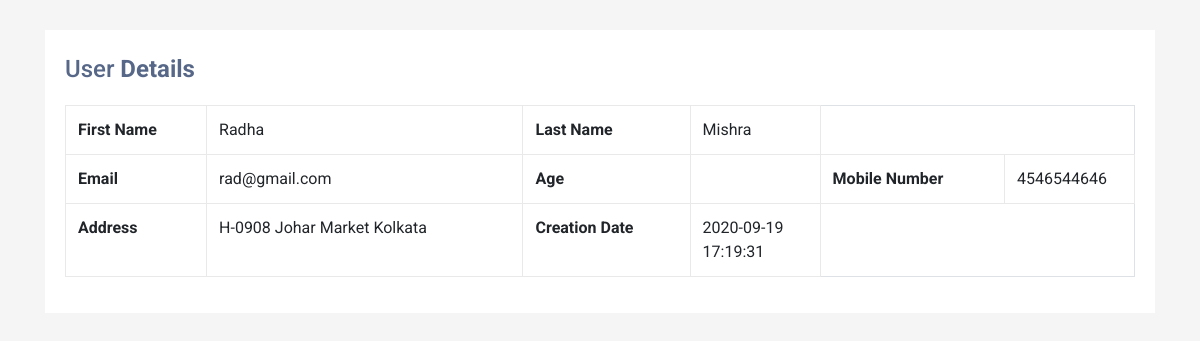
The app's page /read.php?viewid=1 with its own data.
### tables this page shows
CREATE TABLE `tblusers` (
  `ID` int(10) NOT NULL,
  `FirstName` varchar(200) DEFAULT NULL,
  `LastName` varchar(200) DEFAULT NULL,
  `MobileNumber` bigint(10) DEFAULT NULL,
  `Email` varchar(200) DEFAULT NULL,
  `Address` mediumtext DEFAULT NULL,
  `CreationDate` timestamp NOT NULL DEFAULT current_timestamp() ON UPDATE current_timestamp()
);

### read.php (the view, shortened to what this page needs)
<?php
include('dbconnection.php');
?>
<!DOCTYPE html>
<html lang="en">
<head>
<link rel="stylesheet" href="https://stackpath.bootstrapcdn.com/bootstrap/4.5.0/css/bootstrap.min.css">
<link rel="stylesheet" href="https://maxcdn.bootstrapcdn.com/font-awesome/4.7.0/css/font-awesome.min.css">
</head>
<body>
<div class="container-xl">
    <div class="table-responsive">
        <div class="table-wrapper">
            <div class="table-title">
                <div class="row">
                    <div class="col-sm-5">
                        <h2>User <b>Details</b></h2>
                    </div>
                </div>
            </div>
<table cellpadding="0" cellspacing="0" border="0" class="display table table-bordered" id="hidden-table-info">
<tbody>
<?php
$vid=$_GET['viewid'];
$ret=mysqli_query($con,"select * from tblusers where ID =$vid");
while ($row=mysqli_fetch_array($ret)) {
?>
 <tr>
    <th>First Name</th>
    <td><?php  echo $row['FirstName'];?></td>
    <th>Last Name</th>
    <td><?php  echo $row['LastName'];?></td>
  </tr>
  <tr>
    <th>Email</th>
    <td><?php  echo $row['Email'];?></td>
    <th>Age</th>
    <td><?php  echo $row['Age'];?></td>
    <th>Mobile Number</th>
    <td><?php  echo $row['MobileNumber'];?></td>
  </tr>
  <tr>
    <th>Address</th>
    <td><?php  echo $row['Address'];?></td>
    <th>Creation Date</th>
    <td><?php  echo $row['CreationDate'];?></td>
  </tr>
<?php
}?>
</tbody>
</table>
        </div>
    </div>
</div>
</body>
</html>

### read.php (style rules this page uses)
body { color: #566787; background: #f5f5f5; font-family: 'Roboto', sans-serif; }
.table-responsive { margin: 30px 0; }
.table-wrapper { min-width: 1000px; background: #fff; padding: 20px; box-shadow: 0 1px 1px rgba(0,0,0,.05); }
.table-title { font-size: 15px; padding-bottom: 10px; margin: 0 0 10px; min-height: 45px; }
.table-title h2 { margin: 5px 0 0; font-size: 24px; }
table.table tr th, table.table tr td { border-color: #e9e9e9; }
table.table td:last-child { width: 130px; }

### records on screen
tblusers: FirstName "Radha", LastName "Mishra", Email "rad@gmail.com", MobileNumber "4546544646", Address "H-0908 Johar Market Kolkata", CreationDate "2020-09-19 17:19:31"
